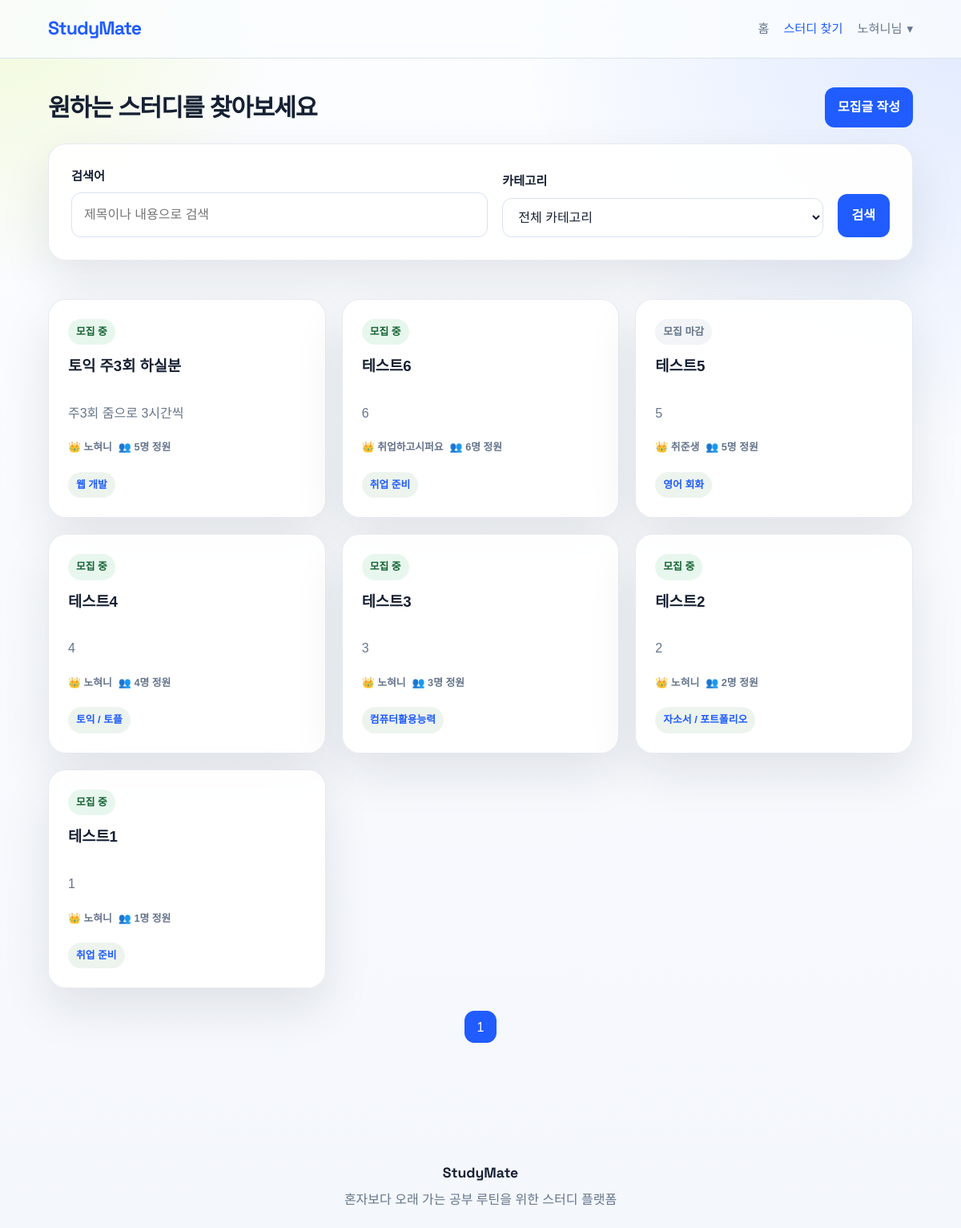
/study (signed in), run on the app's committed database.
### models.py (models this page shows, shortened)
class User(db.Model):
    __tablename__ = "user"
    id = db.Column(db.Integer, primary_key=True)
    userid = db.Column(db.String(50), unique=True, nullable=False)
    password = db.Column(db.String(200), nullable=False)
    nickname = db.Column(db.String(50), unique=True, nullable=False)
    email = db.Column(db.String(100), unique=True, nullable=False)
    bio = db.Column(db.String(100), nullable=True)
    studies = db.relationship("Study", back_populates="author", lazy=True)
    comments = db.relationship("Comment", back_populates="author", lazy=True)
    enrollments = db.relationship("Enrollment", back_populates="user", lazy=True)
    chat_messages = db.relationship("ChatMessage", back_populates="user", lazy=True)

class Study(db.Model):
    __tablename__ = "study"
    id = db.Column(db.Integer, primary_key=True)
    title = db.Column(db.String(200), nullable=False)
    category = db.Column(db.String(50), nullable=False)
    member_count = db.Column(db.Integer, nullable=False)
    content = db.Column(db.Text, nullable=False)
    date = db.Column(db.DateTime, default=get_kst_now, nullable=False)
    writer = db.Column(db.String(50), nullable=False)
    author_id = db.Column(db.Integer, db.ForeignKey("user.id"), nullable=True)
    chat_link = db.Column(db.String(300), nullable=True)
    is_closed = db.Column(db.Boolean, default=False, nullable=False)
    author = db.relationship("User", back_populates="studies")
    comments = db.relationship(
        "Comment",
        back_populates="study",
        cascade="all, delete-orphan",
        lazy=True,
        order_by="Comment.date.asc()",
    )
    enrollments = db.relationship(
        "Enrollment",
        back_populates="study",
        cascade="all, delete-orphan",
        lazy=True,
        order_by="Enrollment.date.desc()",
    )
    chat_messages = db.relationship(
        "ChatMessage",
        back_populates="study",
        cascade="all, delete-orphan",
        lazy=True,
        order_by="ChatMessage.date.asc()",
    )

### app.py (the view)
@app.route("/study")
def study():
    page = request.args.get("page", 1, type=int)
    keyword = normalize_text(request.args.get("keyword", ""))
    category = normalize_text(request.args.get("category", ""))
    query = Study.query.order_by(Study.date.desc())
    if keyword:
        query = query.filter(or_(Study.title.contains(keyword), Study.content.contains(keyword)))
    if category and category in CATEGORY_VALUES:
        query = query.filter(Study.category == category)
    else:
        category = ""
    pagination = query.paginate(page=page, per_page=9)
    return render_template("study.html", pagination=pagination, keyword=keyword, category=category)

### app.py (called while the page is built)
def get_current_user():
    if hasattr(g, "current_user"):
        return g.current_user
    session_userid = session.get("user_id")
    user = User.query.filter_by(userid=session_userid).first() if session_userid else None
    if session_userid and user is None:
        session.clear()
    g.current_user = user
    return user

def get_csrf_token():
    token = session.get("_csrf_token")
    if not token:
        token = secrets.token_hex(32)
        session["_csrf_token"] = token
    return token

def normalize_text(value):
    return " ".join((value or "").strip().split())

@app.before_request
def load_user_and_protect_forms():
    get_current_user()
    if request.method == "POST":
        session_token = session.get("_csrf_token")
        submitted_token = request.form.get("_csrf_token") or request.headers.get("X-CSRFToken")
        if not session_token or session_token != submitted_token:
            abort(400, description="잘못된 요청입니다.")

@app.context_processor
def inject_template_globals():
    user = get_current_user()
    return {
        "csrf_token": get_csrf_token(),
        "current_user": user,
        "user_nickname": user.nickname if user else None,
        "study_categories": STUDY_CATEGORIES,
    }

### templates/study.html (shortened to what this page needs)
{% extends "base.html" %}
{% block content %}
<section>
    <div class="section-heading">
        <h2>원하는 스터디를 찾아보세요</h2>
        {% if current_user %}
            <a href="{{ url_for('studywrite') }}" class="primary-link compact-link">모집글 작성</a>
        {% endif %}
    </div>
    <form action="{{ url_for('study') }}" method="GET" class="filter-panel filter-grid">
        <div class="input-group">
            <label for="keyword">검색어</label>
            <input id="keyword" type="text" name="keyword" value="{{ keyword }}" placeholder="제목이나 내용으로 검색">
        </div>
        <div class="input-group">
            <label for="category">카테고리</label>
            <select id="category" name="category">
                <option value="">전체 카테고리</option>
            </select>
        </div>
        <div class="filter-actions">
            <button type="submit" class="primary-btn">검색</button>
        </div>
    </form>
</section>
<section>
    <div class="study-list">
        {% for post in pagination.items %}
            <a href="{{ url_for('study_detail', study_id=post.id) }}" class="card-link">
                <article class="card">
                    <div class="card-top">
                        <span class="card-status {% if post.is_closed %}closed{% endif %}">
                            {% if post.is_closed %}모집 마감{% else %}모집 중{% endif %}
                        </span>
                        <h3>{{ post.title }}</h3>
                        <p class="card-body">
                            {% if post.content|length > 90 %}
                                {{ post.content[:90] }}...
                            {% else %}
                                {{ post.content }}
                            {% endif %}
                        </p>
                    </div>
                    <div class="card-meta">
                        <span class="meta-line">👑 {{ post.writer }}</span>
                        <span class="meta-line">👥 {{ post.member_count }}명 정원</span>
                    </div>
                    <div class="tag-row">
                        <span class="tag">{{ post.category }}</span>
                    </div>
                </article>
            </a>
        {% endfor %}
    </div>
    {% if pagination.total > 0 %}
        <div class="pagination">
            {% for page_num in pagination.iter_pages() %}
                {% if page_num %}
                    {% if page_num == pagination.page %}
                        <a href="#" class="active">{{ page_num }}</a>
                    {% else %}
                        <a href="{{ url_for('study', page=page_num, keyword=keyword, category=category) }}">{{ page_num }}</a>
                    {% endif %}
                {% else %}
                    <span>...</span>
                {% endif %}
            {% endfor %}
        </div>
    {% endif %}
</section>
{% endblock %}

### templates/base.html (shortened to what this page needs)
<!DOCTYPE html>
<html lang="ko">
<head>
    <link rel="stylesheet" href="{{ url_for('static', filename='css/style.css') }}">
</head>
<body class="{% block body_class %}{% endblock %}">
    <header class="site-header">
        <div class="nav-container">
            <a href="{{ url_for('home') }}" class="logo">StudyMate</a>
            <nav class="nav-menu" aria-label="Primary">
                <a href="{{ url_for('home') }}" class="{% if request.endpoint == 'home' %}active{% endif %}">홈</a>
                <a href="{{ url_for('study') }}" class="{% if request.endpoint in ['study', 'study_detail', 'studywrite', 'study_edit'] %}active{% endif %}">스터디 찾기</a>
                {% if current_user %}
                    <div class="user-dropdown">
                        <button type="button" class="user-btn" data-dropdown-toggle>
                            {{ current_user.nickname }}님 <span class="arrow">▾</span>
                        </button>
                    </div>
                {% else %}
                    <div class="auth-link-group" aria-label="로그인 또는 회원가입">
                        <a href="{{ url_for('login') }}" class="{% if request.endpoint == 'login' %}active{% endif %}">로그인</a>
                        <span>/</span>
                        <a href="{{ url_for('signup') }}" class="{% if request.endpoint == 'signup' %}active{% endif %}">회원가입</a>
                    </div>
                {% endif %}
            </nav>
        </div>
    </header>
    <main>
        {% block content %}{% endblock %}
    </main>
    <footer class="site-footer">
        <div class="footer-inner">
            <p class="footer-brand">StudyMate</p>
            <p>혼자보다 오래 가는 공부 루틴을 위한 스터디 플랫폼</p>
        </div>
    </footer>
</body>
</html>

### static/css/style.css (style rules this page uses)
:root { --bg: #f4f7fc; --surface: #ffffff; --surface-muted: #eef4ff; --line: #d8e2f0; --text: #162033; --text-muted: #66758b; --primary: #205cff; --primary-dark: #1547d1; --accent: #d6f46b; --accent-soft: #fff0ea; --success-bg: #e8f7ee; --success-text: #166534; --warning-bg: #fff4d6; --warning-text: #92400e; --danger-bg: #ffe7e7; --danger-text: #b42318; --shadow: 0 24px 60px rgba(17, 25, 40, 0.1); --radius: 22px; }
* { box-sizing: border-box; }
body { margin: 0; background: radial-gradient(circle at top left, rgba(214, 244, 107, 0.26), transparent 18%), radial-gradient(circle at top right, rgba(32, 92, 255, 0.12), transparent 28%), linear-gradient(180deg, #fbfdff 0%, var(--bg) 100%); color: var(--text); font-family: "Noto Sans KR", sans-serif; line-height: 1.6; }
a { color: inherit; text-decoration: none; }
button, input, select, textarea { font: inherit; }
.site-header, header { position: sticky; top: 0; z-index: 1000; backdrop-filter: blur(18px); background: rgba(251, 253, 255, 0.82); border-bottom: 1px solid rgba(216, 226, 240, 0.92); }
.nav-container { max-width: 1120px; margin: 0 auto; padding: 0 20px; min-height: 72px; display: flex; align-items: center; justify-content: space-between; gap: 20px; }
.logo { color: var(--primary); font-family: "Space Grotesk", "Noto Sans KR", sans-serif; font-weight: 700; font-size: 1.45rem; letter-spacing: -0.04em; text-transform: none; }
.nav-menu { display: flex; align-items: center; gap: 18px; }
.nav-menu > a, .user-btn { color: var(--text-muted); font-size: 0.95rem; transition: color 0.2s ease, opacity 0.2s ease; }
.nav-menu > a:hover, .nav-menu > a.active, .user-btn:hover { color: var(--primary); }
.user-dropdown { position: relative; }
.user-btn { display: inline-flex; align-items: center; gap: 6px; background: none; border: 0; cursor: pointer; padding: 0; }
main { max-width: 1120px; margin: 0 auto; padding: 36px 20px 72px; }
section { margin-bottom: 48px; }
h1, h2, h3, h4, p { margin-top: 0; }
h1, h2, .plain-title { letter-spacing: -0.04em; }
h2 { font-size: 1.9rem; line-height: 1.25; margin-bottom: 0; }
.section-heading { display: flex; align-items: center; justify-content: space-between; gap: 16px; margin-bottom: 20px; }
.hero-copy, .hero-panel, .filter-panel, .card, .profile-section, .profile-header, .detail-header, .owner-panel { background: rgba(255, 255, 255, 0.92); border: 1px solid rgba(228, 232, 240, 0.9); border-radius: var(--radius); box-shadow: var(--shadow); }
.hero-copy, .hero-panel, .filter-panel, .profile-section, .profile-header, .detail-header, .owner-panel { padding: 28px; }
.hero-actions, .inline-actions, .action-buttons, .owner-grid, .filter-actions, .card-row { display: flex; gap: 12px; align-items: center; flex-wrap: wrap; }
form { display: block; }
.filter-panel, .editor-form, .auth-form, .compact-form { display: grid; gap: 18px; }
.filter-grid { grid-template-columns: 1.3fr 1fr auto; align-items: end; }
.input-group { display: grid; gap: 8px; }
label { font-weight: 700; font-size: 0.95rem; }
input, select, textarea { width: 100%; border: 1px solid var(--line); border-radius: 12px; padding: 14px 15px; background: var(--surface); color: var(--text); }
.primary-btn, .primary-link, .secondary-link, .small-btn, .secondary-btn, .btn-edit, .btn-delete { display: inline-flex; align-items: center; justify-content: center; gap: 8px; border: 0; border-radius: 12px; cursor: pointer; font-weight: 700; transition: transform 0.15s ease, background 0.15s ease, color 0.15s ease; }
.primary-btn, .primary-link { background: var(--primary); color: #fff; padding: 14px 18px; }
.compact-link, .compact-btn { padding: 12px 16px; }
.study-list { display: grid; grid-template-columns: repeat(3, minmax(0, 1fr)); gap: 20px; }
.card-link { display: block; }
.card { height: 100%; padding: 24px; display: flex; flex-direction: column; justify-content: space-between; gap: 20px; }
.card-top { display: grid; gap: 12px; }
.card-body { color: var(--text-muted); margin-bottom: 0; }
.card-meta, .tag-row { display: flex; flex-wrap: wrap; gap: 8px; }
.meta-line, .tag, .card-status, .status-badge { display: inline-flex; align-items: center; border-radius: 999px; font-size: 0.8rem; font-weight: 700; }
.meta-line { color: var(--text-muted); }
.tag, .card-status { padding: 6px 10px; }
.tag { background: #edf4ee; color: var(--primary); }
.card-status { width: fit-content; background: #e8f7ee; color: var(--success-text); }
.card-status.closed { background: #f2f4f7; color: var(--text-muted); }

### data on the page
User: nickname "노혀니"
Study: is_closed "모집 중", title "토익 주3회 하실분", content "주3회 줌으로 3시간씩", writer "노혀니", member_count "5", category "웹 개발"
Study: is_closed "모집 중", title "테스트6", content "6", writer "취업하고시퍼요", member_count "6", category "취업 준비"
Study: is_closed "모집 마감", title "테스트5", content "5", writer "취준생", member_count "5", category "영어 회화"
Study: is_closed "모집 중", title "테스트4", content "4", writer "노혀니", member_count "4", category "토익 / 토플"
Study: is_closed "모집 중", title "테스트3", content "3", writer "노혀니", member_count "3", category "컴퓨터활용능력"
Study: is_closed "모집 중", title "테스트2", content "2", writer "노혀니", member_count "2", category "자소서 / 포트폴리오"
Study: is_closed "모집 중", title "테스트1", content "1", writer "노혀니", member_count "1", category "취업 준비"

### other printed values
{{ page_num }} "1"
